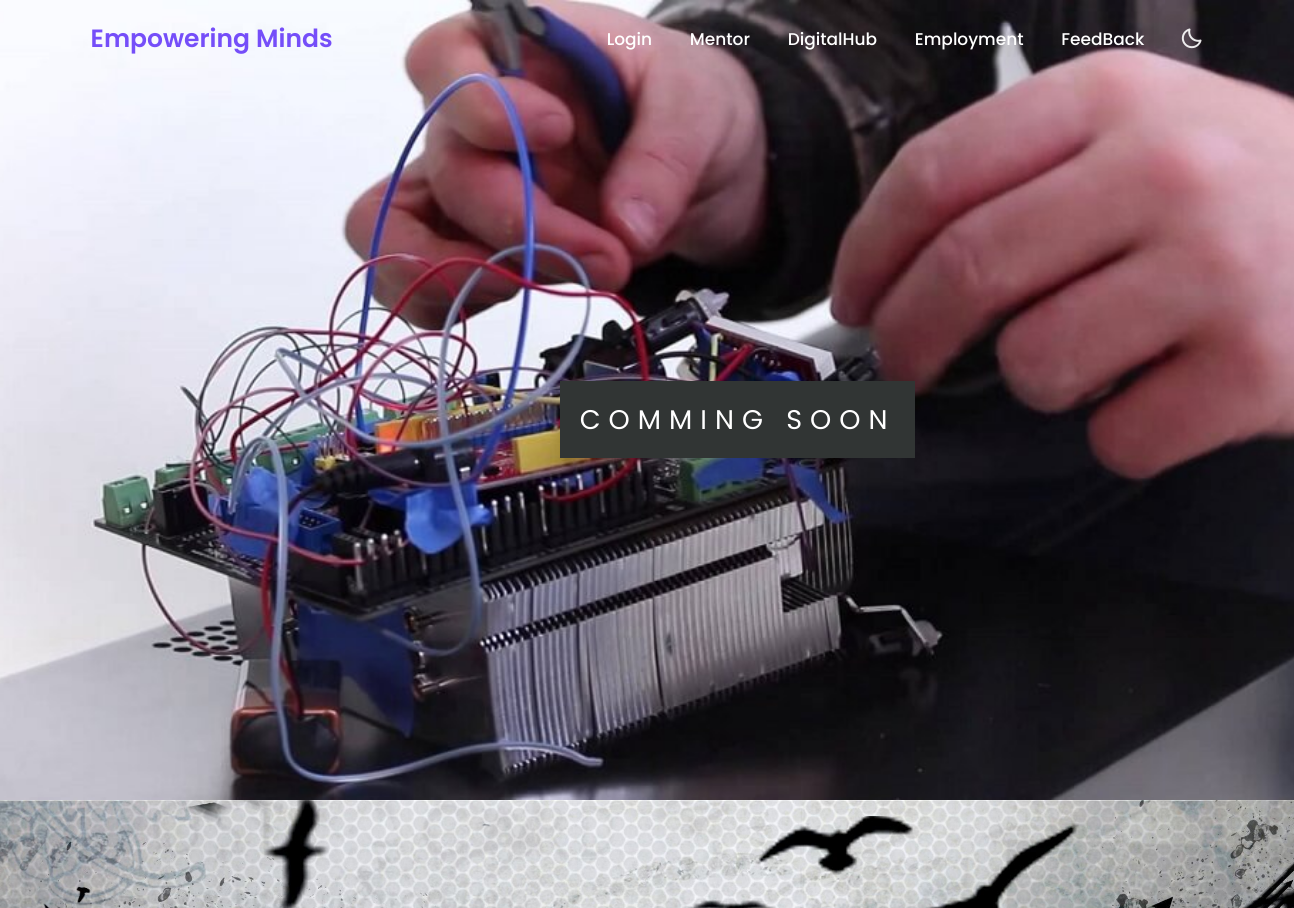
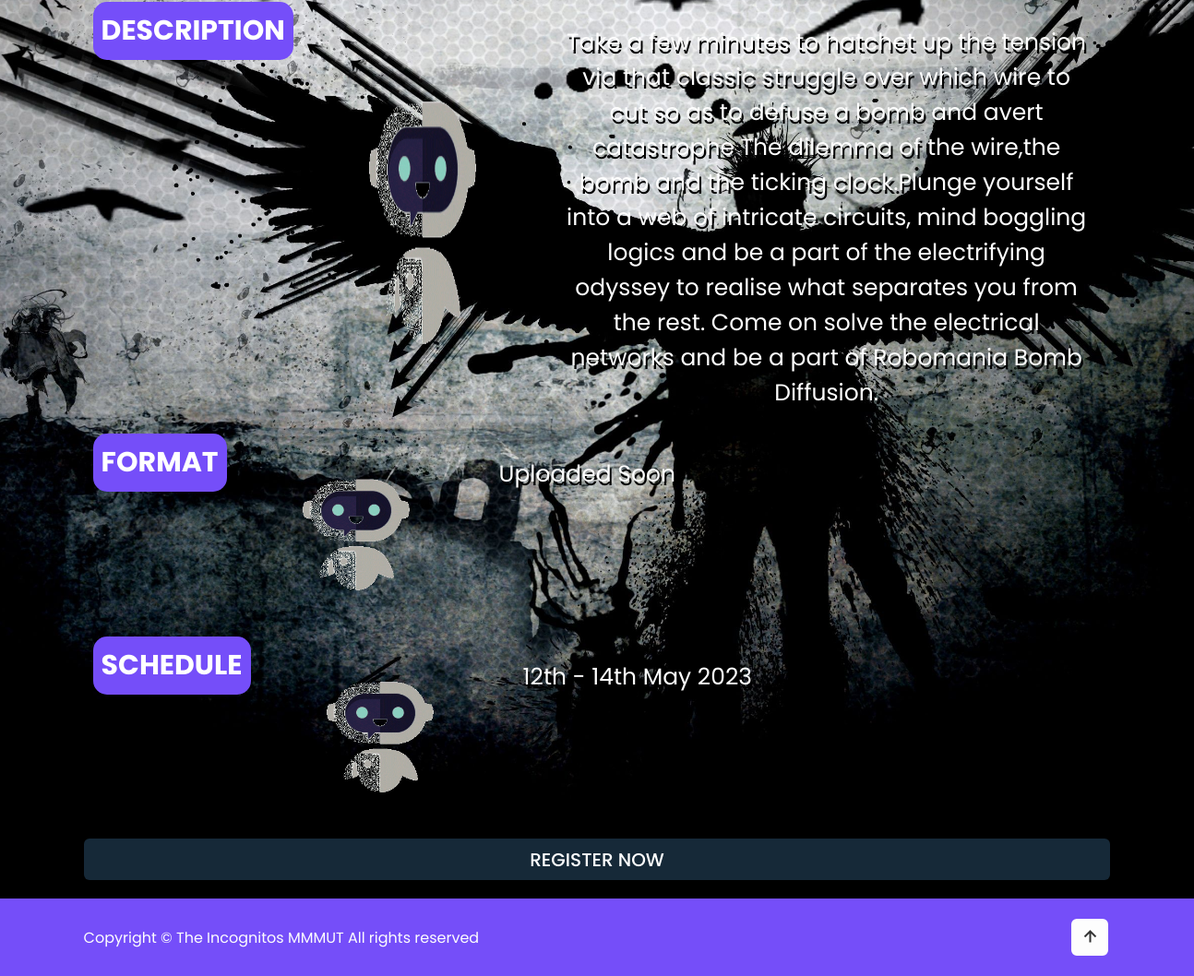
Page /event_show/3 on the committed database (2 pictures, top to bottom).
### app_college/models.py (models this page shows)
class Event(models.Model):
    event_id = models.AutoField(primary_key=True)
    event_title = models.CharField(max_length=20)
    description = models.CharField(max_length=1000)
    event_format = models.CharField(max_length=500)
    event_schedule = models.CharField(max_length=500)
    image_Event = models.ImageField(upload_to='Event_img')

### app_college/views.py (the view)
# urls.py: path('event_show/<int:event_id>', views.event_show, name='event_show'),
def event_show(request,event_id):
    data = Event.objects.get(pk=event_id)
    return render(request, 'app_college/event_show.html',{'data':data})

### app_college/templates/app_college/event_show.html (shortened to what this page needs)
{% extends 'app_college/base.html' %}
{% block 'maincontent' %}
{% load static %}
<section class="pimg1">
  <div class="ptext">
    <span class="textBg">{{data.event_title}}</span>
  </div>
</section>
<section class="event_content">
    <div class="submain">
        <div class="right">
            <h1 class="main_title">DESCRIPTION</h1>
        </div>
        <img src="../static/app_college/images/robot.gif" alt="" srcset="">
        <div class="left">
            <p>{{data.description}}</p>
        </div>
    </div>
    <div class="submain">
        <div class="right">
            <h1 class="main_title">FORMAT</h1>
        </div>
        <img src="../static/app_college/images/robot.gif" alt="" srcset="">
        <div class="left">
            <p>{{data.event_format}}</p>
        </div>
    </div>
    <div class="submain">
        <div class="right">
            <h1 class="main_title">SCHEDULE</h1>
        </div>
        <img src="../static/app_college/images/robot.gif" alt="" srcset="">
        <div class="left">
            <p>{{data.event_schedule}}</p>
        </div>
    </div>
    <button class="btn">REGISTER NOW</button>
</section>
{% endblock %}

### app_college/static/app_college/css/style.css (style rules this page uses)
* { margin: 0; padding: 0; box-sizing: border-box; text-decoration: none; border: none; outline: none; scroll-behavior: smooth; font-family: "Poppins", sans-serif; }
:root { --bg-color: #fdfdfd; --text-color: #333; --main-color: #754ef9; --white-color: #fdfdfd; --shadow-color: rgba(0, 0, 0, 0.2); }
html { font-size: 62.5%; overflow-x: hidden; }
body { background: var(--bg-color); color: var(--text-color); }
section { min-height: 100vh; padding: 10rem 7% 2rem; }
span { color: var(--main-color); }
.btn { width: 100%; height: 45px; background: #162938; border: none; outline: none; border-radius: 6px; cursor: pointer; font-size: 2em; color: #fff; font-weight: 500; }

### rows in the picture
Event: event_title "COMMING SOON", description "Take a few minutes to hatchet up the tension via that classic struggle over which wire to cut so as to defuse a bomb and avert catastrophe The dilemma of the wire,the bomb and the ticking clock.Plunge yourself into a web of intricate circuits, mind boggling logics and be a part of the electrifying odyssey to realise what separates you from the rest. Come on solve the electrical networks and be a part of Robomania Bomb Diffusion.", event_format "Uploaded Soon", event_schedule "12th - 14th May 2023"
